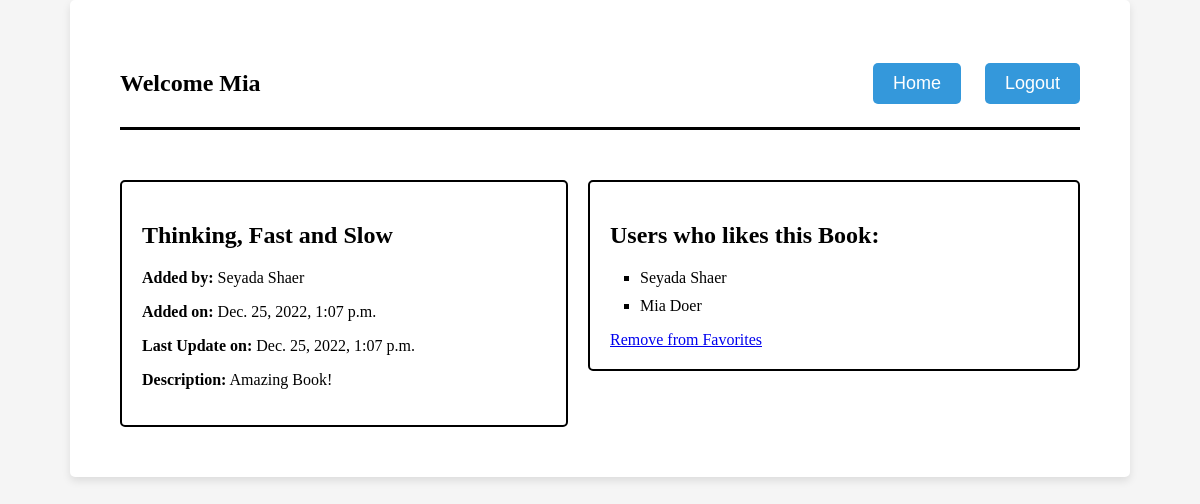
Page /books/6 (signed in) on the committed database.
### favbooks_app/models.py (models this page shows)
class User(models.Model):
    first_name = models.CharField(max_length=255)
    last_name = models.CharField(max_length=255)
    email = models.CharField(max_length=255)
    password = models.BinaryField(max_length=255)
    pw_confirm = models.CharField(max_length=255)
    created_at = models.DateTimeField(auto_now_add=True)
    updated_at = models.DateTimeField(auto_now=True)
    objects = UserManager()

class Book(models.Model):
    title = models.CharField(max_length=255)
    description = models.TextField()
    uploaded_by = models.ForeignKey(User, related_name="books_uploaded", on_delete=models.CASCADE)
    users_who_like = models.ManyToManyField(User, related_name="liked_books")
    created_at = models.DateTimeField(auto_now_add = True)
    updated_at = models.DateTimeField(auto_now = True)
    objects = BookManager()

### favbooks_app/views.py (the view)
# urls.py: path("books/<int:id>", views.view_book),
def view_book(request, id):
    book = models.get_book(id=id)
    user_id = book.uploaded_by.id
    if user_id == request.session['id']:
        context = {
        "book": book,
        "user": models.get_user(request, id=id),
        "all_book": models.get_all_books(),
        }
        return render(request, 'edit_book.html', context)
    else:
        context = {
        "book": book,
        "user": models.get_user(request, id=id),
        "all_book": models.get_all_books(),
        }
        return render(request, 'view_book.html', context)

### favbooks_app/models.py (called while the page is built)
def get_book(id):
    return Book.objects.get(id=id)

def get_user(request, id):
    return User.objects.get(id=request.session['id'])

def get_all_books():
    return Book.objects.all()

### favbooks_app/templates/view_book.html (shortened to what this page needs)
    <!DOCTYPE html>
    <html lang="en">
    <head>
    </head>
    <body>
        <div class="container">
            <div class="header">
                <div>
                    <h2 class="inline">Welcome {{ user.first_name }}</h>
                </div>
                <div>
                    <a href="/home"><button type="button">Home</button></a>
                    <a href="/logout"><button type="button">Logout</button></a>
                </div>
            </div>
            <div class="main">
                <div class="book_box">
                    <div class="form_box">
                        <h2>{{book.title}}</h2>
                        <p><b>Added by: </b> {{book.uploaded_by.first_name}} {{book.uploaded_by.last_name}}</p>
                        <p><b>Added on: </b> {{book.created_at}}</p>
                        <p><b>Last Update on:  </b> {{book.updated_at}}</p>
                        <p><b>Description:</b> {{book.description}}</p>
                    </div>
                </div>
                <div class="books">
                    <h2>Users who likes this Book: </h2>
                    <ul>
                        {% for user in book.users_who_like.all %}
                            <li> {{ user.first_name }} {{ user.last_name }} </li>
                        {% endfor %}
                    </ul>
                            <div>
                            {% if user in book.users_who_like.all %}
                                <a href="/remove_from_favorites/{{book.id}}">Remove from Favorites</a>
                            {% else %}
                                <a href="/add_to_favorites/{{book.id}}">Add to Favorites</a>
                            {% endif %}
                            </div>
                </div>
            </div>
    </body>
    </html>

### favbooks_app/templates/view_book.html (style rules this page uses)
body { font-family: 'Times New Roman', Times, serif; background-color: #f5f5f5; margin: 0; padding: 0; }
.main { display: flex; justify-content: space-between; align-items: flex-start ; width: 100%; margin-top: 50px; }
.container { max-width: 80%; margin: 0 auto; background-color: white; padding: 50px; border-radius: 5px; box-shadow: 0 4px 8px rgba(0, 0, 0, 0.1); }
.header { display: flex; align-items: center; justify-content: space-between; margin-bottom: 20px; padding-bottom: 10px; border-bottom: 3px solid black; }
button[type="button"] { background-color: #3498db; color: white; border: none; border-radius: 5px; padding: 10px 20px; margin-left: 20px; font-size: 18px; }
.main { display: flex; flex-direction: row; }
.book_box { flex: 1; margin-right: 20px; }
.form_box { border: 2px solid black; padding: 20px; border-radius: 5px; }
h2 { margin-bottom: 20px; }
.books { flex: 1; border: 2px solid black; padding: 20px; border-radius: 5px; }
ul { padding-left: 30px; list-style-type: square; }
li { margin-bottom: 10px; }

### rows in the picture
User: first_name "Mia", last_name "Doer"
Book: title "Thinking, Fast and Slow", uploaded_by.first_name "Seyada", uploaded_by.last_name "Shaer", created_at "Dec. 25, 2022, 1:07 p.m.", updated_at "Dec. 25, 2022, 1:07 p.m.", description "Amazing Book!"
User: first_name "Seyada", last_name "Shaer"
